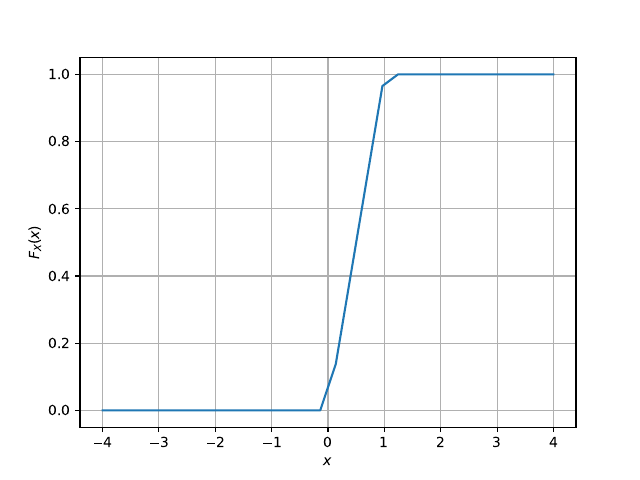

Generate this figure with Python:
import numpy as np
import matplotlib.pyplot as plt

#if using termux
import subprocess
import shlex
#end if



x = np.linspace(-4,4,30)#points on the x axis
simlen = int(1e6) #number of samples
err = [] #declaring probability list
#randvar = np.random.normal(0,1,simlen)
randvar = np.loadtxt('uni.dat',dtype='double')
# randvar = np.loadtxt('gau.dat',dtype='double')
for i in range(0,30):
	err_ind = np.nonzero(randvar < x[i]) #checking probability condition
	err_n = np.size(err_ind) #computing the probability
	err.append(err_n/simlen) #storing the probability values in a list

	
plt.plot(x.T,err)#plotting the CDF
plt.grid() #creating the grid
plt.xlabel('$x$')
plt.ylabel('$F_X(x)$')

# #if using termux
# plt.savefig('../figs/uni_cdf.pdf')
# plt.savefig('../figs/uni_cdf.eps')
# subprocess.run(shlex.split("termux-open ../figs/uni_cdf.pdf"))
#if using termux
# plt.savefig('../figs/gauss_cdf.pdf')
# plt.savefig('../figs/gauss_cdf.eps')
#subprocess.run(shlex.split("termux-open ../figs/gauss_cdf.pdf"))
#else
plt.show() #opening the plot window